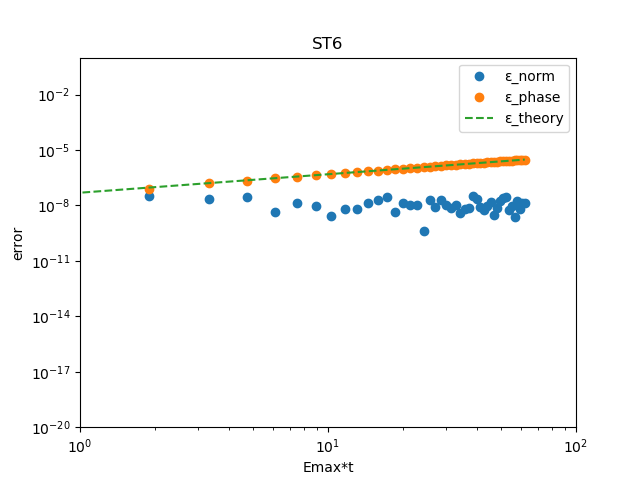

This chart was generated by the following Python code:
import numpy as np
import math
import matplotlib.pyplot as plt

# --- Parameters ---
PI = math.pi
NMAX = 100  # Maximum number of rooms/points

# --- Subroutine EIGEN: Sets initial wave function and calculates initial energy ---
def eigen_subroutine(m_val, dx_val, nmax_val):
    """
    Calculates the initial wave function (PH0) and its corresponding energy (EM).

    Args:
        m_val (int): Mode number for the initial wave function.
        dx_val (float): Spatial step size.
        nmax_val (int): Maximum number of points (NMAX).

    Returns:
        tuple: A tuple containing:
            - ph0 (np.ndarray): Initial wave function (complex array).
            - em (float): Eigenenergy.
    """
    ph0 = np.zeros(nmax_val, dtype=np.complex128)

    # Calculate initial wave function values based on sine function
    # Fortran N is 1-indexed, Python n is 0-indexed.
    # So, Fortran N becomes (n + 1) in Python for calculations involving N.
    for n in range(nmax_val):
        ph0[n] = np.sin((PI * m_val * (n + 1)) / (nmax_val + 1))

    # Normalization of wave function
    pa = 0.0
    for n in range(nmax_val):
        pa += abs(ph0[n])**2
    pa = np.sqrt(pa)

    for n in range(nmax_val):
        ph0[n] = ph0[n] / pa

    # Calculate eigenenergy (EM)
    # The active line in Fortran: EM=2*(-0.5/DX/DX) * COS((PI*M)/(NMAX+1))
    em = 2 * (-0.5 / (dx_val * dx_val)) * np.cos((PI * m_val) / (nmax_val + 1))

    return ph0, em

# --- Main Program: NROOM ---
def nroom_program():
    """
    Main program to simulate N-room quantum mechanics.
    """
    # Define complex imaginary unit
    iu = 0.0 + 1.0j

    # Get input from user
    print('M, ALPHA')
    try:
        m_input, alpha_input = map(float, input().split())
        m = int(m_input)
        alpha = float(alpha_input)
    except ValueError:
        print("Invalid input. Please enter two numbers separated by a space (e.g., '1 0.1').")
        return

    # --- Initial Data Calculations ---
    dx = 1.0
    dx2 = dx * dx
    emax = 1.0 / dx2

    # Calculate DT (time step)
    # Fortran: DT=ALPHA/(EMAX*COS(M*PI/(NMAX+1)))
    cos_term = np.cos(m * PI / (NMAX + 1))
    if abs(cos_term) < 1e-9: # Check for near-zero to prevent division by zero
        print("Error: COS term in DT calculation is near zero. Adjust M or NMAX to avoid singularity.")
        return
    dt = alpha / (emax * cos_term)

    # Calculate MTIME (total time steps)
    # Fortran: MTIME=(2*PI/ALPHA) * 10
    # Fortran: MTIME=MIN(MTIME,10000)
    mtime = (2 * PI / alpha) * 10
    mtime = min(int(mtime), 10000) # Ensure MTIME is an integer

    # --- Calculation of Hamiltonian ---
    # HA and HB arrays
    ha = np.zeros(NMAX, dtype=np.float64)
    hb = np.zeros(NMAX - 1, dtype=np.float64)

    # Fortran code had V0(N) and part of HA(N) commented out.
    # HA(N) is effectively 0 based on the provided Fortran.
    # DO 50 N=1,NMAX
    # C        V0(N)=0
    # C        HA(N) = V0(N) + 1/DX2
    # HA(N)=0
    # 50 CONTINUE
    # -> ha remains all zeros as initialized

    # DO 51 N=1,NMAX-1
    #     HB(N) = -0.5/DX2
    # 51 CONTINUE
    for n in range(NMAX - 1):
        hb[n] = -0.5 / dx2

    # --- Setting Initial Wave Function ---
    ph0, em = eigen_subroutine(m, dx, NMAX)

    # Initialize P, Q, R, S, T, U arrays
    # V and W are temporary arrays used within the time evolution loop
    p = np.zeros(NMAX, dtype=np.complex128)
    q = np.zeros(NMAX, dtype=np.complex128)
    r = np.zeros(NMAX, dtype=np.complex128)
    s = np.zeros(NMAX, dtype=np.complex128)
    t = np.zeros(NMAX, dtype=np.complex128)
    u = np.zeros(NMAX, dtype=np.complex128)

    # DO 90 N=1,NMAX
    # P(N)=PH0(N)
    # Q(N)=PH0(N)*EXP(-IU*EM*DT)
    # R(N)=PH0(N)*EXP(-IU*EM*2*DT)
    # S(N)=PH0(N)*EXP(-IU*EM*3*DT)
    # T(N)=PH0(N)*EXP(-IU*EM*4*DT)
    # U(N)=PH0(N)*EXP(-IU*EM*5*DT)
    # 90 CONTINUE
    for n in range(NMAX):
        p[n] = ph0[n]
        q[n] = ph0[n] * np.exp(-iu * em * dt)
        r[n] = ph0[n] * np.exp(-iu * em * 2 * dt)
        s[n] = ph0[n] * np.exp(-iu * em * 3 * dt)
        t[n] = ph0[n] * np.exp(-iu * em * 4 * dt)
        u[n] = ph0[n] * np.exp(-iu * em * 5 * dt)

    # --- Time Evolution Loop ---
    # Open the output file
    try:
        with open('tst6.dat', 'w') as f_out:
            plot_x = range(5, mtime + 1, 7)
            plot_y = [[] for _ in range(6) ]
            # DO 1000 ITIME=5,MTIME,7
            # Python range end is exclusive, so mtime + 1
            for itime in range(5, mtime + 1, 7):
                tt = dt * itime

                # --- Output Wave Function (every 14th step, starting from 5) ---
                # IF(MOD(ITIME,14).EQ. 5) THEN
                if (itime % 14) == 5:
                    anorm = 0.0
                    ovr = 0.0 + 0.0j
                    # DO 150 N=1,NMAX
                    # ANORM=ANORM+ABS(U(N))**2
                    # OVR=OVR+DCONJG(U(N))*PH0(N)*EXP(-IU*EM*TT)
                    # 150   CONTINUE
                    for n in range(NMAX):
                        anorm += abs(u[n])**2
                        ovr += np.conjugate(u[n]) * ph0[n] * np.exp(-iu * em * tt)

                    # Fortran console output:
                    # WRITE(*,100) ITIME,EMAX*TT,ANORM-1,
                    # &1.- ABS(OVR),DATAN2(DIMAG(OVR),DBLE(OVR))
                    # &,ABS((EM*DT)**7*(41./840.)) * ITIME
                    # Format: I4, 10E15.7 (for 6 values, 10E15.7 is generous)
                    error_term = abs((em * dt)**7 * (41.0 / 840.0)) * itime
                    console_output = (
                        f"{itime:4d} {emax*tt:15.7E} {anorm-1:15.7E} "
                        f"{1.0 - abs(ovr):15.7E} {np.arctan2(ovr.imag, ovr.real):15.7E} "
                        f"{error_term:15.7E}"
                    )
                    print(console_output)

                    # Fortran file output:
                    # WRITE(20,100) ITIME,EMAX*TT,ABS(ANORM-1),
                    # &ABS(1- ABS(OVR)),ABS(DATAN2(DIMAG(OVR),DBLE(OVR)))
                    # &,ABS((EM*DT)**7*(41./840.)) * ITIME
                    file_output = (
                        f"{itime:4d} {emax*tt:15.7E} {abs(anorm-1):15.7E} "
                        f"{abs(1.0 - abs(ovr)):15.7E} {abs(np.arctan2(ovr.imag, ovr.real)):15.7E} "
                        f"{error_term:15.7E}"
                    )
                    f_out.write(file_output + "\n")
                    
                    plot_y[0].append(itime)
                    plot_y[1].append(emax*tt)
                    plot_y[2].append(abs(anorm-1))
                    plot_y[3].append(abs(1.0 - abs(ovr)))
                    plot_y[4].append(abs(abs(np.arctan2(ovr.imag, ovr.real))))
                    plot_y[5].append(abs(em*dt)**7 * 41.0/840.0 * itime)

                # --- Time Evolution Steps (Seventh-order method) ---
                # These involve cyclic updates of P, Q, R, S, T, U, V.
                # W is a temporary array for intermediate calculations.
                w = np.zeros(NMAX, dtype=np.complex128)
                v_new = np.zeros(NMAX, dtype=np.complex128)
                p_new = np.zeros(NMAX, dtype=np.complex128)
                q_new = np.zeros(NMAX, dtype=np.complex128)
                r_new = np.zeros(NMAX, dtype=np.complex128)
                s_new = np.zeros(NMAX, dtype=np.complex128)
                t_new = np.zeros(NMAX, dtype=np.complex128)
                u_new = np.zeros(NMAX, dtype=np.complex128)


                # Step 1: Update V using P, Q, R, S, T, U and intermediate W
                # DO 80 N=1,NMAX
                # W(N) = (11*Q(N)-14*R(N)+26*S(N)-14*T(N)+11*U(N))/20.0
                # 80 CONTINUE
                for n in range(NMAX):
                    w[n] = (11 * q[n] - 14 * r[n] + 26 * s[n] - 14 * t[n] + 11 * u[n]) / 20.0

                # V(1)= -6*IU*DT*(HA(1)*W(1)+HB(1)*W(2)) + P(1)
                v_new[0] = -6 * iu * dt * (ha[0] * w[0] + hb[0] * w[1]) + p[0]
                # DO 70 N=2,NMAX-1
                # V(N)= -6*IU*DT*(HB(N-1)*W(N-1)+HA(N)*W(N)+HB(N)*W(N+1)) + P(N)
                # 70 CONTINUE
                for n in range(1, NMAX - 1):
                    v_new[n] = -6 * iu * dt * (hb[n-1] * w[n-1] + ha[n] * w[n] + hb[n] * w[n+1]) + p[n]
                # V(NMAX)=-6*IU*DT*(HB(NMAX-1)*W(NMAX-1)+HA(NMAX)*W(NMAX)) + P(NMAX)
                v_new[NMAX-1] = -6 * iu * dt * (hb[NMAX-2] * w[NMAX-2] + ha[NMAX-1] * w[NMAX-1]) + p[NMAX-1]


                # Step 2: Update P using Q, R, S, T, U, V and intermediate W
                # DO 81 N=1,NMAX
                # W(N) = (11*R(N)-14*S(N)+26*T(N)-14*U(N)+11*V(N))/20.0
                # 81 CONTINUE
                for n in range(NMAX):
                    w[n] = (11 * r[n] - 14 * s[n] + 26 * t[n] - 14 * u[n] + 11 * v_new[n]) / 20.0 # Use v_new

                # P(1)= -6*IU*DT*(HA(1)*W(1)+HB(1)*W(2)) + Q(1)
                p_new[0] = -6 * iu * dt * (ha[0] * w[0] + hb[0] * w[1]) + q[0]
                # DO 71 N=2,NMAX-1
                # P(N)= -6*IU*DT*(HB(N-1)*W(N-1)+HA(N)*W(N)+HB(N)*W(N+1)) + Q(N)
                # 71 CONTINUE
                for n in range(1, NMAX - 1):
                    p_new[n] = -6 * iu * dt * (hb[n-1] * w[n-1] + ha[n] * w[n] + hb[n] * w[n+1]) + q[n]
                # P(NMAX)=-6*IU*DT*(HB(NMAX-1)*W(NMAX-1)+HA(NMAX)*W(NMAX)) + Q(NMAX)
                p_new[NMAX-1] = -6 * iu * dt * (hb[NMAX-2] * w[NMAX-2] + ha[NMAX-1] * w[NMAX-1]) + q[NMAX-1]


                # Step 3: Update Q using R, S, T, U, V, P and intermediate W
                # DO 82 N=1,NMAX
                # W(N) = (11*S(N)-14*T(N)+26*U(N)-14*V(N)+11*P(N))/20.0
                # 82 CONTINUE
                for n in range(NMAX):
                    w[n] = (11 * s[n] - 14 * t[n] + 26 * u[n] - 14 * v_new[n] + 11 * p_new[n]) / 20.0 # Use v_new, p_new

                # Q(1)= -6*IU*DT*(HA(1)*W(1)+HB(1)*W(2)) + R(1)
                q_new[0] = -6 * iu * dt * (ha[0] * w[0] + hb[0] * w[1]) + r[0]
                # DO 72 N=2,NMAX-1
                # Q(N)= -6*IU*DT*(HB(N-1)*W(N-1)+HA(N)*W(N)+HB(N)*W(N+1)) + R(N)
                # 72 CONTINUE
                for n in range(1, NMAX - 1):
                    q_new[n] = -6 * iu * dt * (hb[n-1] * w[n-1] + ha[n] * w[n] + hb[n] * w[n+1]) + r[n]
                # Q(NMAX)=-6*IU*DT*(HB(NMAX-1)*W(NMAX-1)+HA(NMAX)*W(NMAX)) + R(NMAX)
                q_new[NMAX-1] = -6 * iu * dt * (hb[NMAX-2] * w[NMAX-2] + ha[NMAX-1] * w[NMAX-1]) + r[NMAX-1]


                # Step 4: Update R using S, T, U, V, P, Q and intermediate W
                # DO 83 N=1,NMAX
                # W(N) = (11*T(N)-14*U(N)+26*V(N)-14*P(N)+11*Q(N))/20.0
                # 83 CONTINUE
                for n in range(NMAX):
                    w[n] = (11 * t[n] - 14 * u[n] + 26 * v_new[n] - 14 * p_new[n] + 11 * q_new[n]) / 20.0 # Use v_new, p_new, q_new

                # R(1)= -6*IU*DT*(HA(1)*W(1)+HB(1)*W(2)) + S(1)
                r_new[0] = -6 * iu * dt * (ha[0] * w[0] + hb[0] * w[1]) + s[0]
                # DO 73 N=2,NMAX-1
                # R(N)= -6*IU*DT*(HB(N-1)*W(N-1)+HA(N)*W(N)+HB(N)*W(N+1)) + S(N)
                # 73 CONTINUE
                for n in range(1, NMAX - 1):
                    r_new[n] = -6 * iu * dt * (hb[n-1] * w[n-1] + ha[n] * w[n] + hb[n] * w[n+1]) + s[n]
                # R(NMAX)=-6*IU*DT*(HB(NMAX-1)*W(NMAX-1)+HA(NMAX)*W(NMAX)) + S(NMAX)
                r_new[NMAX-1] = -6 * iu * dt * (hb[NMAX-2] * w[NMAX-2] + ha[NMAX-1] * w[NMAX-1]) + s[NMAX-1]


                # Step 5: Update S using T, U, V, P, Q, R and intermediate W
                # DO 84 N=1,NMAX
                # W(N) = (11*U(N)-14*V(N)+26*P(N)-14*Q(N)+11*R(N))/20.0
                # 84 CONTINUE
                for n in range(NMAX):
                    w[n] = (11 * u[n] - 14 * v_new[n] + 26 * p_new[n] - 14 * q_new[n] + 11 * r_new[n]) / 20.0 # Use v_new, p_new, q_new, r_new

                # S(1)= -6*IU*DT*(HA(1)*W(1)+HB(1)*W(2)) + T(1)
                s_new[0] = -6 * iu * dt * (ha[0] * w[0] + hb[0] * w[1]) + t[0]
                # DO 74 N=2,NMAX-1
                # S(N)= -6*IU*DT*(HB(N-1)*W(N-1)+HA(N)*W(N)+HB(N)*W(N+1)) + T(N)
                # 74 CONTINUE
                for n in range(1, NMAX - 1):
                    s_new[n] = -6 * iu * dt * (hb[n-1] * w[n-1] + ha[n] * w[n] + hb[n] * w[n+1]) + t[n]
                # S(NMAX)=-6*IU*DT*(HB(NMAX-1)*W(NMAX-1)+HA(NMAX)*W(NMAX)) + T(NMAX)
                s_new[NMAX-1] = -6 * iu * dt * (hb[NMAX-2] * w[NMAX-2] + ha[NMAX-1] * w[NMAX-1]) + t[NMAX-1]


                # Step 6: Update T using U, V, P, Q, R, S and intermediate W
                # DO 85 N=1,NMAX
                # W(N) = (11*V(N)-14*P(N)+26*Q(N)-14*R(N)+11*S(N))/20.0
                # 85 CONTINUE
                for n in range(NMAX):
                    w[n] = (11 * v_new[n] - 14 * p_new[n] + 26 * q_new[n] - 14 * r_new[n] + 11 * s_new[n]) / 20.0 # Use v_new, p_new, q_new, r_new, s_new

                # T(1)= -6*IU*DT*(HA(1)*W(1)+HB(1)*W(2)) + U(1)
                t_new[0] = -6 * iu * dt * (ha[0] * w[0] + hb[0] * w[1]) + u[0]
                # DO 75 N=2,NMAX-1
                # T(N)= -6*IU*DT*(HB(N-1)*W(N-1)+HA(N)*W(N)+HB(N)*W(N+1)) + U(N)
                # 75 CONTINUE
                for n in range(1, NMAX - 1):
                    t_new[n] = -6 * iu * dt * (hb[n-1] * w[n-1] + ha[n] * w[n] + hb[n] * w[n+1]) + u[n]
                # T(NMAX)=-6*IU*DT*(HB(NMAX-1)*W(NMAX-1)+HA(NMAX)*W(NMAX)) + U(NMAX)
                t_new[NMAX-1] = -6 * iu * dt * (hb[NMAX-2] * w[NMAX-2] + ha[NMAX-1] * w[NMAX-1]) + u[NMAX-1]


                # Step 7: Update U using V, P, Q, R, S, T and intermediate W
                # DO 86 N=1,NMAX
                # W(N) = (11*P(N)-14*Q(N)+26*R(N)-14*S(N)+11*T(N))/20.0
                # 86 CONTINUE
                for n in range(NMAX):
                    w[n] = (11 * p_new[n] - 14 * q_new[n] + 26 * r_new[n] - 14 * s_new[n] + 11 * t_new[n]) / 20.0 # Use p_new, q_new, r_new, s_new, t_new

                # U(1)= -6*IU*DT*(HA(1)*W(1)+HB(1)*W(2)) + V(1)
                u_new[0] = -6 * iu * dt * (ha[0] * w[0] + hb[0] * w[1]) + v_new[0] # Use v_new
                # DO 76 N=2,NMAX-1
                # U(N)= -6*IU*DT*(HB(N-1)*W(N-1)+HA(N)*W(N)+HB(N)*W(N+1)) + V(N)
                # 76 CONTINUE
                for n in range(1, NMAX - 1):
                    u_new[n] = -6 * iu * dt * (hb[n-1] * w[n-1] + ha[n] * w[n] + hb[n] * w[n+1]) + v_new[n] # Use v_new
                # U(NMAX)=-6*IU*DT*(HB(NMAX-1)*W(NMAX-1)+HA(NMAX)*W(NMAX)) + V(NMAX)
                u_new[NMAX-1] = -6 * iu * dt * (hb[NMAX-2] * w[NMAX-2] + ha[NMAX-1] * w[NMAX-1]) + v_new[NMAX-1] # Use v_new

                # Update the main wave function arrays for the next iteration
                p[:] = p_new[:]
                q[:] = q_new[:]
                r[:] = r_new[:]
                s[:] = s_new[:]
                t[:] = t_new[:]
                u[:] = u_new[:]
                # V is the newest, so it becomes the 'oldest' for the next cycle
                # The Fortran code does not explicitly update V (it's updated into V_new and then used)
                # The cycle is P,Q,R,S,T,U,V -> P(new), Q(new), R(new), S(new), T(new), U(new), V(new)
                # And the next iteration uses these new values.
                # So we need to assign v_new to v.
                #v[:] = v_new[:]

            #
            # plot
            #
            plt.gca().clear()
            plt.title('ST6')
            plt.xlabel(r'Emax*t')
            plt.ylabel(r'error')
            plt.xscale('log')
            plt.yscale('log')
            plt.xlim([1,100])
            plt.ylim([1e-20,1])
            plt.plot(plot_y[1],plot_y[2], marker='o',    linestyle='None',  label='ε_norm')
            plt.plot(plot_y[1],plot_y[4], marker='o',    linestyle='None',  label='ε_phase')
            plt.plot(plot_y[1],plot_y[5], marker='None', linestyle='dashed',label='ε_theory')
            plt.legend()
            plt.show()
            plt.savefig("btst6.png")
                
    except Exception as e:
        print(f"An error occurred during file operations: {e}")

    print("Program finished. Results written to tst6.dat")

# Call the main program function
if __name__ == '__main__':
    nroom_program()
